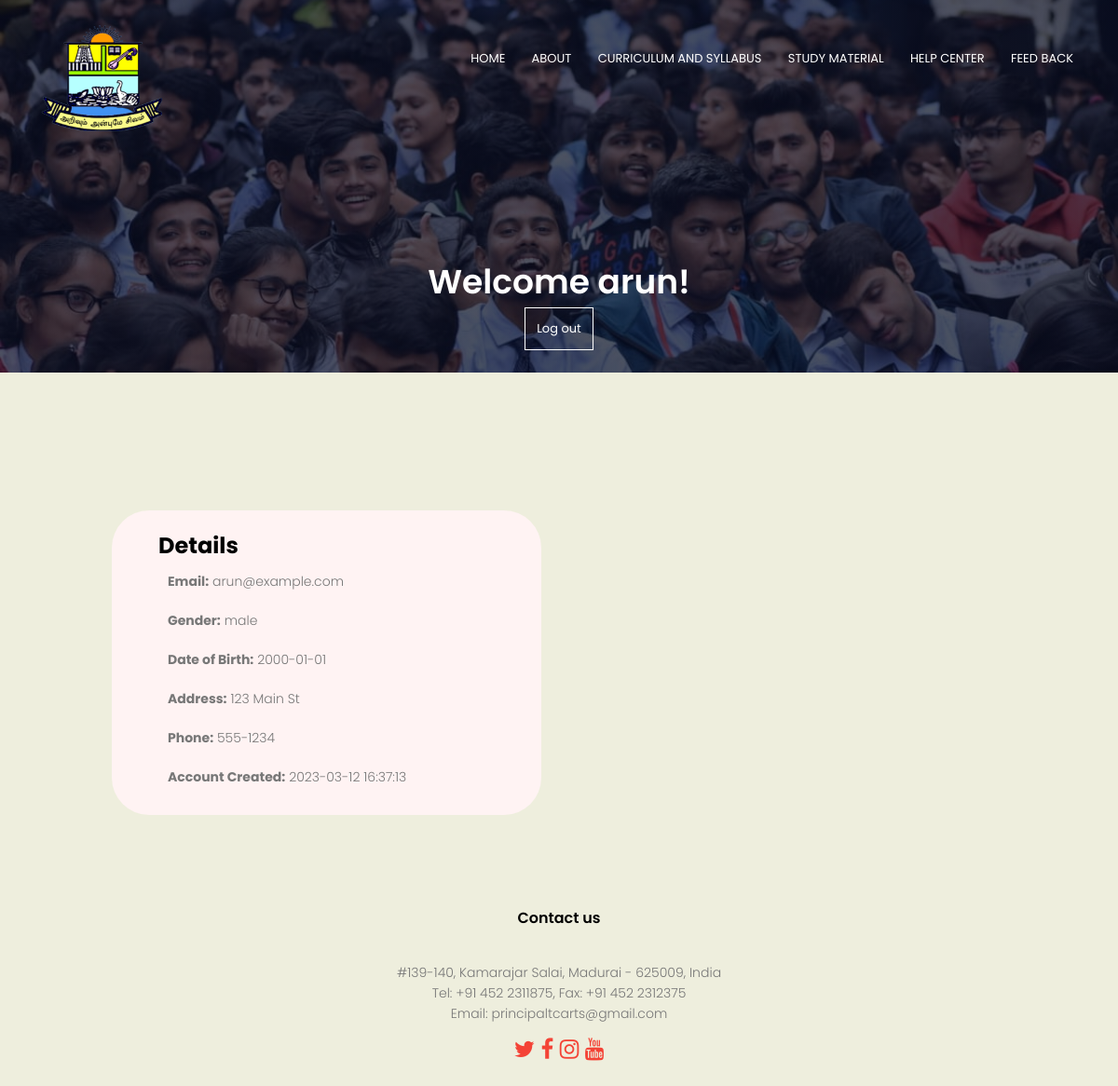
Page /student_dashboard.php (signed in) on the committed database.
### tables this page shows
CREATE TABLE `students_details` (
  `id` int(6) UNSIGNED NOT NULL,
  `name` varchar(30) NOT NULL,
  `email` varchar(50) NOT NULL,
  `password` varchar(50) NOT NULL,
  `gender` enum('male','female','other') NOT NULL,
  `dob` date NOT NULL,
  `address` varchar(100) NOT NULL,
  `phone` varchar(20) NOT NULL,
  `created_at` timestamp NOT NULL DEFAULT current_timestamp() ON UPDATE current_timestamp()
);

### student_dashboard.php (the view, shortened to what this page needs)
<?php
$servername = "localhost";
$username = "root";
$password = "";
$dbname = "college";
$conn = mysqli_connect($servername, $username, $password, $dbname);
$user_id = $_SESSION['username'];
$sqlid = "SELECT id FROM students_details WHERE name = '$user_id'";
$result = mysqli_query($conn, $sqlid);
if (mysqli_num_rows($result) > 0) {
  $row = mysqli_fetch_assoc($result);
  $id = $row['id'];
} else {
  die('User ID or datails not found');
}
$sql = "SELECT * FROM students_details WHERE id = $id";
$result = mysqli_query($conn, $sql);
if (mysqli_num_rows($result) > 0) {
  $row = mysqli_fetch_assoc($result);
  $name = $row["name"];
  $email = $row["email"];
  $gender = $row["gender"];
  $dob = $row["dob"];
  $address = $row["address"];
  $phone = $row["phone"];
  $created_at = $row["created_at"];
} else {
  echo "No student data found";
}
?>
<!DOCTYPE html>
<html>
<head>
        <link rel="stylesheet" href="style.css">
        <link rel="stylesheet" href="https://stackpath.bootstrapcdn.com/font-awesome/4.7.0/css/font-awesome.min.css">
</head>
<body>
<section class="sub-header sub-header-image-2">
  <nav>
  <a href="index.html"><img src="images/Ramdeobaba-Logo.png"></a>
  <div class="nav-links" id="navLinks">
    <ul>
      <li><a href="index.php">HOME</a></li>
      <li><a href="about.html">ABOUT</a></li>
      <li><a href="Curriculum and Syllabus.html">CURRICULUM AND SYLLABUS</a></li>
      <li><a href="">STUDY MATERIAL</a></li>
      <li><a href="helfcenter.html">HELP CENTER</a></li>
      <li><a href="feedback.php">FEED BACK</a></li>
    </ul>
  </div>
  </nav>
  <h1>Welcome <?php echo $name; ?>!</h1>
  <a href="logout.php" class="hero-btn">Log out</a>
</section>
<center>
<section class="course">
  <div class="row">
    <div class="course-col" style=\"margin-left: 403px;\">
      <h2>Details</h2>
      <p><strong>Email:</strong> <?php echo $email; ?></p>
      <p><strong>Gender:</strong> <?php echo $gender; ?></p>
      <p><strong>Date of Birth:</strong> <?php echo $dob; ?></p>
      <p><strong>Address:</strong> <?php echo $address; ?></p>
      <p><strong>Phone:</strong> <?php echo $phone; ?></p>
      <p><strong>Account Created:</strong> <?php echo $created_at; ?></p>
    </div>
  </div>
</section>
</center>
<section class="footer">
    <h4>Contact us</h4>
    <p>
        #139-140, Kamarajar Salai, Madurai - 625009, India<br>
        Tel: +91 452 2311875, Fax: +91 452 2312375<br>
        Email: principaltcarts@gmail.com<br>
    </p>
    <div class="icons">
        <a class="plain-link" href="https://twitter.com/ThiagarajarArts?s=09"><i class="fa fa-twitter"></i></a>
        <a class="plain-link" href="https://www.facebook.com/profile.php?id=100052589108647"><i class="fa fa-facebook"></i></a>
        <a class="plain-link" href="https://www.instagram.com/thiagarajararts"><i class="fa fa-instagram"></i></a>
        <a class="plain-link" href="https://www.youtube.com/channel/UCptTFniJPA9D34uO5QSHNhw?view_as=subscriber"><i class="fa fa-youtube"></i></a>
    </div>
</section>
</body>
</html>

### style.css (style rules this page uses)
* { margin: 0; padding: 0; font-family: "Poppins", sans-serif; scroll-behavior: smooth; }
body { background-color: #eed; }
nav { display: flex; padding: 2% 3%; justify-content: space-between; align-items: center; }
nav img { height: 120px; }
.nav-links { margin-top: -50px; flex: 1; text-align: right; }
.nav-links ul li { list-style: none; display: inline-block; padding: 8px 12px; position: relative; }
.nav-links ul li a { color: white; text-decoration: none; font-size: 13px; }
.nav-links ul li ::after { content: ""; width: 0%; height: 2px; background: #f44336; display: block; margin: auto; transition: 0.3s; }
.plain-link { text-decoration: none; color: inherit; cursor: pointer; }
.hero-btn { display: inline-block; text-decoration: none; color: white; border: 1px solid white; padding: 12px; font-size: 13px; background: transparent; position: relative; cursor: pointer; }
.course { width: 80%; margin: auto; text-align: center; padding-top: 100px; }
h1 { font-size: 36px; font-weight: 600; }
p { color: #777; font-size: 14px; font-weight: 300; line-height: 22px; padding: 10px; }
.row { margin-top: 5%; display: flex; justify-content: space-between; }
.course-col { flex-basis: 48%; background: #fff3f3; border-radius: 40px; margin-bottom: 5%; padding: 20px 50px; box-sizing: border-box; transition: 0.2s; text-align: left; }
.footer { width: 100%; text-align: center; padding: 30px 0; }
.footer h4 { margin-bottom: 25px; margin-top: 20px; font-weight: 600; }
.icons { color: #f44336; margin: 0 13px; cursor: pointer; font-size: 24px; }
.sub-header { height: 50vh; width: 100%; background-position: center; background-size: cover; text-align: center; color: white; }
.sub-header-image-2 { background-image: linear-gradient(rgba(4, 9, 30, 0.7), rgba(4, 9, 30, 0.7)), url(images/students.jpg); }
.sub-header h1 { margin-top: 100px; }

### rows in the picture
students_details: name "arun", email "arun@example.com", gender "male", dob "2000-01-01", address "123 Main St", phone "555-1234", created_at "2023-03-12 16:37:13"
